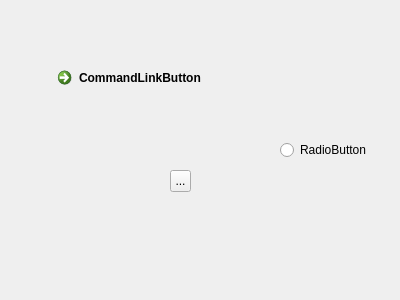
<?xml version="1.0" encoding="UTF-8"?>
<ui version="4.0">
 <class>Form</class>
 <widget class="QWidget" name="Form">
  <property name="geometry">
   <rect>
    <x>0</x>
    <y>0</y>
    <width>400</width>
    <height>300</height>
   </rect>
  </property>
  <property name="windowTitle">
   <string>Form</string>
  </property>
  <widget class="QCommandLinkButton" name="commandLinkButton">
   <property name="geometry">
    <rect>
     <x>50</x>
     <y>60</y>
     <width>186</width>
     <height>41</height>
    </rect>
   </property>
   <property name="text">
    <string>CommandLinkButton</string>
   </property>
  </widget>
  <widget class="QToolButton" name="toolButton">
   <property name="geometry">
    <rect>
     <x>170</x>
     <y>170</y>
     <width>21</width>
     <height>22</height>
    </rect>
   </property>
   <property name="text">
    <string>...</string>
   </property>
  </widget>
  <widget class="QRadioButton" name="radioButton">
   <property name="geometry">
    <rect>
     <x>280</x>
     <y>140</y>
     <width>89</width>
     <height>20</height>
    </rect>
   </property>
   <property name="text">
    <string>RadioButton</string>
   </property>
  </widget>
 </widget>
 <resources/>
 <connections/>
</ui>
